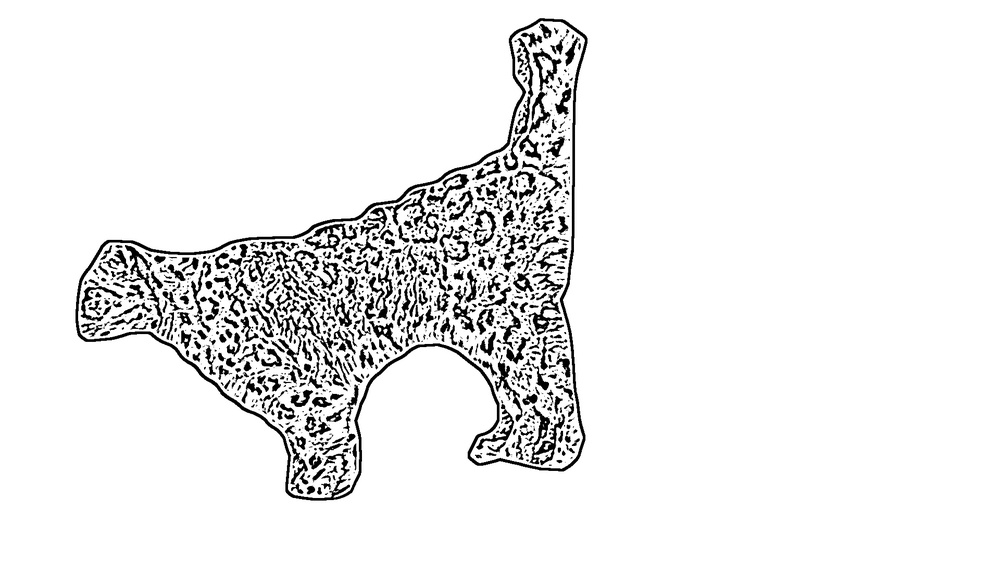
#> input picture Sandbox/image_processing/processed_images/Adaptive Mean Thresholding.jpg, 1000 x 562 px, shrunk from 1920 x 1080 before the run, found by its file name
$ python erodeDialate.py --input 'processed_images/Adaptive Mean Thresholding.jpg'
#> lines starting #> are read from the running program, lines starting #| are printed output that depends on the picture
from __future__ import print_function
import cv2 as cv
import numpy as np
import argparse
src = None
erosion_size = 0
max_elem = 2
max_kernel_size = 21
title_trackbar_element_shape = 'Element:\n 0: Rect \n 1: Cross \n 2: Ellipse'
title_trackbar_kernel_size = 'Kernel size:\n 2n +1'
title_erosion_window = 'Erosion Demo'
title_dilation_window = 'Dilation Demo'
def main(image):
    global src
    src = cv.imread("processed_images\Adaptive Mean Thresholding.jpg")
#> src is the input picture: shape (562, 1000, 3); min 0, max 255, mean 237.2
    if src is None:
        print('Could not open or find the image: ', image)
        exit(0)
    cv.namedWindow(title_erosion_window)
    cv.createTrackbar(title_trackbar_element_shape, title_erosion_window, 0, max_elem, erosion)
#> slider 'Element:\n 0: Rect \n 1: Cross \n' is set to 1
    cv.createTrackbar(title_trackbar_kernel_size, title_erosion_window, 0, max_kernel_size, erosion)
#> slider 'Kernel size:\n 2n +1' is set to 7
    cv.namedWindow(title_dilation_window)
    cv.createTrackbar(title_trackbar_element_shape, title_dilation_window, 0, max_elem, dilatation)
#> slider 'Element:\n 0: Rect \n 1: Cross \n' is set to 1
    cv.createTrackbar(title_trackbar_kernel_size, title_dilation_window, 0, max_kernel_size, dilatation)
#> slider 'Kernel size:\n 2n +1' is set to 7
    erosion(0)
    dilatation(0)
    cv.waitKey()
# optional mapping of values with morphological shapes
def morph_shape(val):
    if val == 0:
        return cv.MORPH_RECT
    elif val == 1:
        return cv.MORPH_CROSS
    elif val == 2:
        return cv.MORPH_ELLIPSE
def erosion(val):
#> called with val = 0
    erosion_size = cv.getTrackbarPos(title_trackbar_kernel_size, title_erosion_window)
    erosion_shape = morph_shape(cv.getTrackbarPos(title_trackbar_element_shape, title_erosion_window))

    element = cv.getStructuringElement(erosion_shape, (2 * erosion_size + 1, 2 * erosion_size + 1),
                                       (erosion_size, erosion_size))

    erosion_dst = cv.erode(src, element)
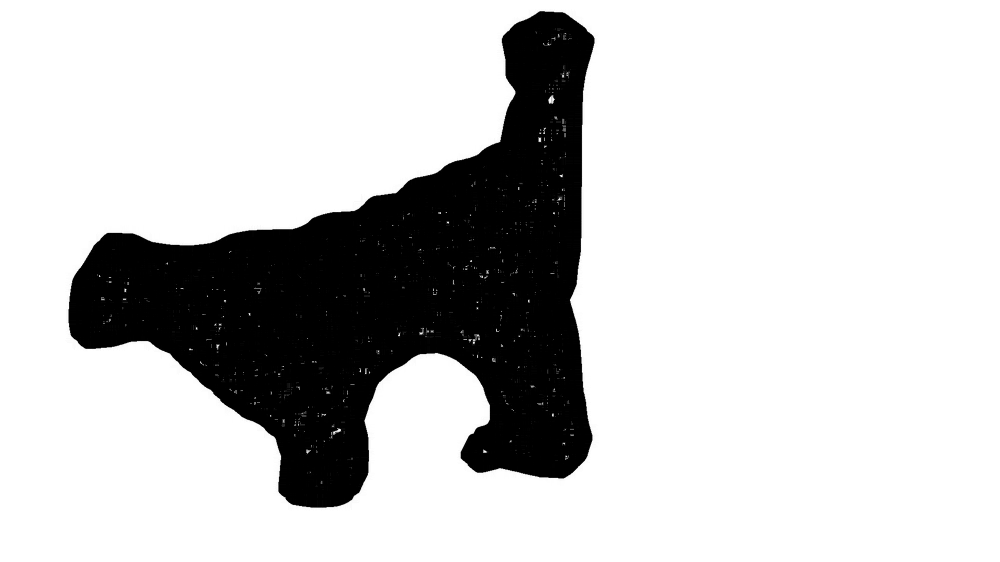
#> erosion_dst: shape (562, 1000, 3); min 0, max 255, mean 201.7
    cv.imshow(title_erosion_window, erosion_dst)
def dilatation(val):
#> called with val = 0
    dilatation_size = 2
    dilation_shape = morph_shape(cv.getTrackbarPos(title_trackbar_element_shape, title_dilation_window))
    element = cv.getStructuringElement(dilation_shape, (2 * dilatation_size + 1, 2 * dilatation_size + 1),
                                       (dilatation_size, dilatation_size))
    dilatation_dst = cv.dilate(src, element)
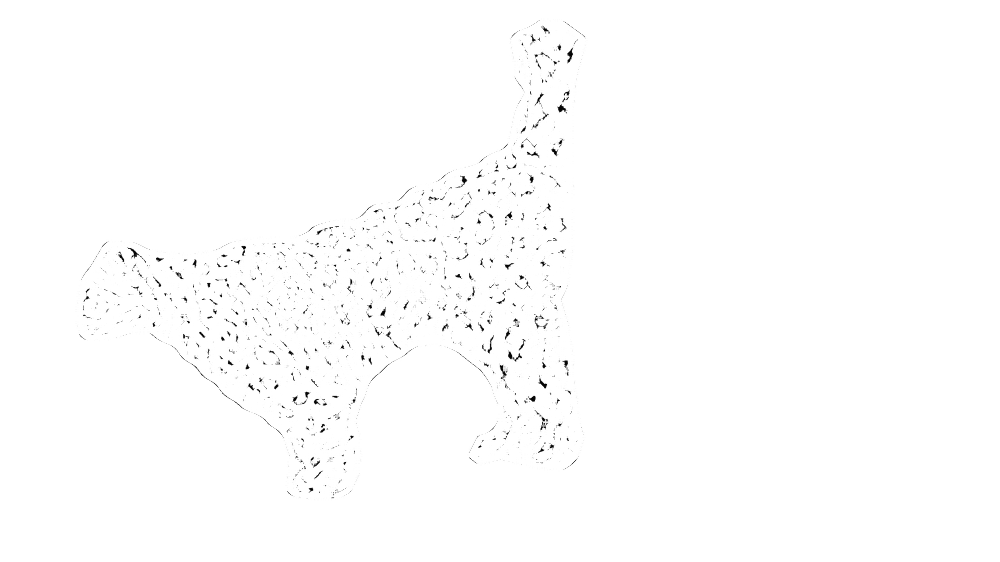
#> dilatation_dst: shape (562, 1000, 3); min 2, max 255, mean 253.5
    cv.imshow(title_dilation_window, dilatation_dst)
if __name__ == "__main__":
    parser = argparse.ArgumentParser(description='Code for Eroding and Dilating tutorial.')
    parser.add_argument('--input', help='Path to input image.', default='LinuxLogo.jpg')
    args = parser.parse_args()
    main(args.input)
